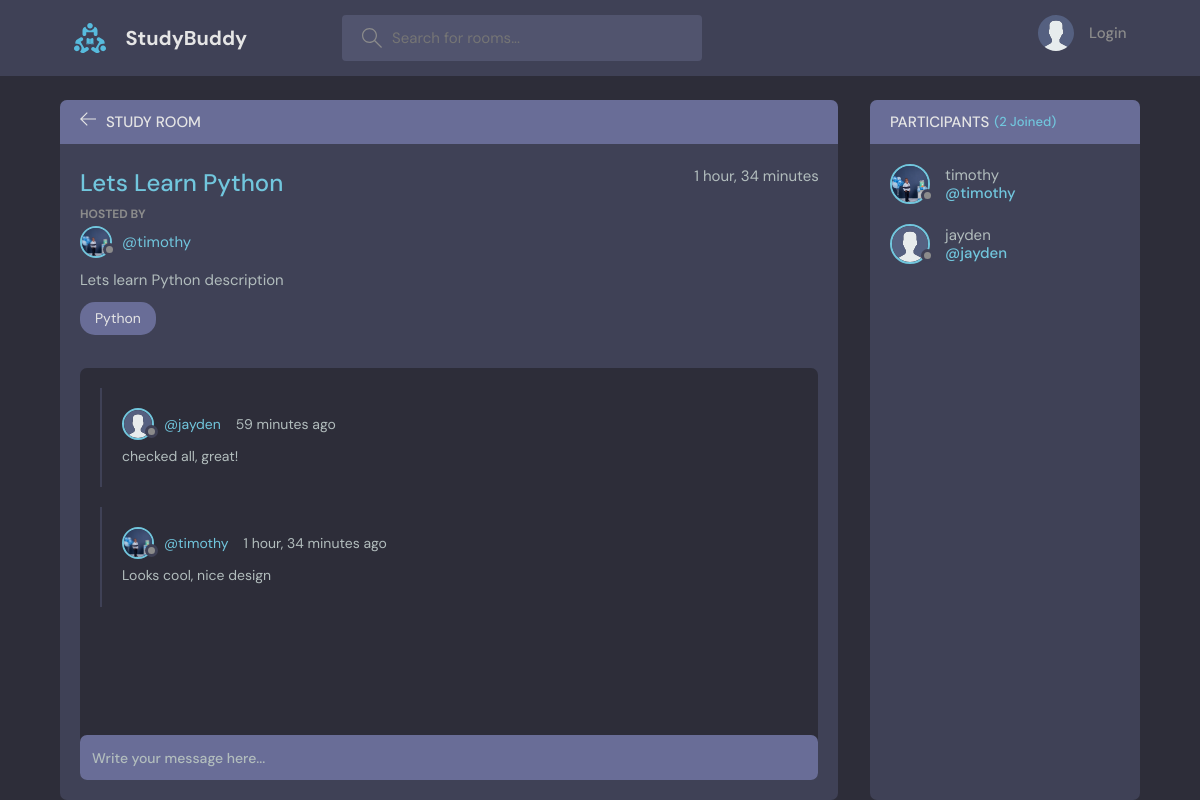
/room/1, run on the app's committed database.
### base/models.py (models this page shows, shortened)
class Room(models.Model):
    host = models.ForeignKey(User, on_delete=models.SET_NULL, null=True)
    topic = models.ForeignKey(Topic, on_delete=models.SET_NULL, null=True)
    name = models.CharField(max_length=200)
    description = models.TextField(null=True, blank=True)
    partcipants = models.ManyToManyField(User,related_name='participants',blank=True)
    updated_at = models.DateTimeField(auto_now=True)
    created_at = models.DateTimeField(auto_now_add=True)
    class Meta:
        ordering = ['-updated_at', '-created_at']

class User(AbstractUser):
    name = models.CharField(max_length=200,null=True)
    email= models.EmailField(unique=True)
    bio = models.TextField(null=True)
    avatar = models.ImageField(null=True,default="avatar.svg")
    USERNAME_FIELD = 'email'
    REQUIRED_FIELDS=[]

class Topic(models.Model):
    name = models.CharField(max_length=200)
    def __str__(self):
        return self.name

class Message(models.Model):
    user = models.ForeignKey(User, on_delete=models.CASCADE)
    room = models.ForeignKey(Room, on_delete=models.CASCADE)
    body = models.TextField()
    updated_at = models.DateTimeField(auto_now=True)
    created_at = models.DateTimeField(auto_now_add=True)
    class Meta:
        ordering = ['-updated_at', '-created_at']

### base/views.py (the view, shortened to what this page needs)
# urls.py: path('room/<str:pk>', views.room, name='room'),
def room(request, pk):
    room = Room.objects.get(id=pk)
    participants = room.partcipants.all()
    room_messages = room.message_set.all()
    context = {'room': room, 'room_messages': room_messages, 'participants': participants}
    return render(request, 'base/room.html', context)

### base/templates/base/room.html (shortened to what this page needs)
{% extends 'main.html' %}
{%  block content %}
<main class="profile-page layout layout--2">
      <div class="container">
        <div class="room">
          <div class="room__top">
            <div class="room__topLeft">
              <a href="{% url 'home' %}">
                <svg version="1.1" xmlns="http://www.w3.org/2000/svg" width="32" height="32" viewBox="0 0 32 32">
                  <title>arrow-left</title>
                  <path
                    d="M13.723 2.286l-13.723 13.714 13.719 13.714 1.616-1.611-10.96-10.96h27.625v-2.286h-27.625l10.965-10.965-1.616-1.607z"
                  ></path>
                </svg>
              </a>
              <h3>Study Room</h3>
            </div>
          </div>
          <div class="room__box scroll">
            <div class="room__header scroll">
              <div class="room__info">
                <h3>{{room.name}}</h3>
                <span>{{room.created_at | timesince}}</span>
              </div>
              <div class="room__hosted">
                <p>Hosted By</p>
                <a href="{%url 'user-profile' user.id %}" class="room__author">
                  <div class="avatar avatar--small">
                    <img src="{{room.host.avatar.url}}" />
                  </div>
                  <span>@{{room.host.username}}</span>
                </a>
              </div>
              <div class="room__details">{{room.description}}
              </div>
              <span class="room__topics">{{room.topic}}</span>
            </div>
            <div class="room__conversation">
              <div class="threads scroll">
                {% for message in room_messages %}
                <div class="thread">
                  <div class="thread__top">
                    <div class="thread__author">
                      <a href="{%url 'user-profile' message.user.id %}" class="thread__authorInfo">
                        <div class="avatar avatar--small">
                          <img src="{{message.user.avatar.url}}" />
                        </div>
                        <span>@{{message.user.username}} </span>
                      </a>
                      <span class="thread__date">{{message.created_at | timesince}} ago</span>
                    </div>
                  </div>
                  <div class="thread__details">{{message.body}}
                  </div>
                </div>
                {% endfor %}
              </div>
            </div>
          </div>
          <div class="room__message">
            <form method="POST" action="">
              <input name="body" placeholder="Write your message here..." /></form>
          </div>
        </div>
        <div class="participants">
          <h3 class="participants__top">Participants <span>({{participants.count}} Joined)</span></h3>
          <div class="participants__list scroll">
            {%for user in participants%}
            <a href="{%url 'user-profile' user.id %}" class="participant">
              <div class="avatar avatar--medium">
                <img src="{{user.avatar.url}}" />
              </div>
              <p>
                {{user.username}}
                <span>@{{user.username}}</span>
              </p>
            </a>
            {%endfor%}
          </div>
        </div>
      </div>
    </main>
{% endblock content %}

### data on the page
Room: name "Lets Learn Python", created_at "1 hour, 34 minutes", host.avatar (picture), host.username "timothy", description "Lets learn Python description", topic "Python"
Message: user.avatar (placeholder picture), user.username "jayden", created_at "59 minutes", body "checked all, great!"
Message: user.avatar (picture), user.username "timothy", created_at "1 hour, 34 minutes", body "Looks cool, nice design"
User: avatar (picture), username "timothy"
User: avatar (placeholder picture), username "jayden"

### other printed values
{{ participants.count }} "2"
